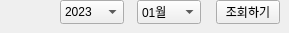
       <widget class="QWidget" name="page_18">
        <widget class="QPushButton" name="inquirybtn_3">
         <property name="geometry">
          <rect>
           <x>216</x>
           <y>0</y>
           <width>64</width>
           <height>24</height>
          </rect>
         </property>
         <property name="font">
          <font>
           <bold>false</bold>
          </font>
         </property>
         <property name="cursor">
          <cursorShape>PointingHandCursor</cursorShape>
         </property>
         <property name="styleSheet">
          <string notr="true"/>
         </property>
         <property name="text">
          <string>조회하기</string>
         </property>
         <attribute name="buttonGroup">
          <string notr="true">car_model_Group</string>
         </attribute>
        </widget>
        <widget class="QComboBox" name="comboBox_9">
         <property name="geometry">
          <rect>
           <x>137</x>
           <y>0</y>
           <width>64</width>
           <height>24</height>
          </rect>
         </property>
         <property name="font">
          <font>
           <bold>false</bold>
          </font>
         </property>
         <property name="styleSheet">
          <string notr="true"/>
         </property>
         <property name="sizeAdjustPolicy">
          <enum>QComboBox::AdjustToContentsOnFirstShow</enum>
         </property>
         <item>
          <property name="text">
           <string>01월</string>
          </property>
         </item>
         <item>
          <property name="text">
           <string>02월</string>
          </property>
         </item>
         <item>
          <property name="text">
           <string>03월</string>
          </property>
         </item>
         <item>
          <property name="text">
           <string>04월</string>
          </property>
         </item>
         <item>
          <property name="text">
           <string>05월</string>
          </property>
         </item>
        </widget>
        <widget class="QComboBox" name="comboBox_8">
         <property name="geometry">
          <rect>
           <x>60</x>
           <y>0</y>
           <width>64</width>
           <height>24</height>
          </rect>
         </property>
         <property name="font">
          <font>
           <bold>false</bold>
          </font>
         </property>
         <property name="styleSheet">
          <string notr="true"/>
         </property>
         <property name="inputMethodHints">
          <set>Qt::ImhNone</set>
         </property>
         <property name="editable">
          <bool>false</bool>
         </property>
         <property name="frame">
          <bool>true</bool>
         </property>
         <item>
          <property name="text">
           <string>2023</string>
          </property>
         </item>
         <item>
          <property name="text">
           <string>2022</string>
          </property>
         </item>
         <item>
          <property name="text">
           <string>2021</string>
          </property>
         </item>
         <item>
          <property name="text">
           <string>2020</string>
          </property>
         </item>
        </widget>
       </widget>
